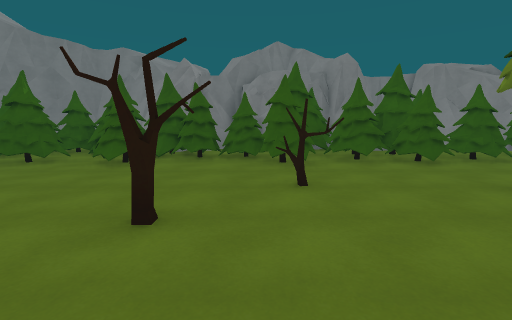
View 1 (above)

23 first-person views from a walk through a Unity game level. The camera is 1.5 m above the floor, tilts 8° down and sees 85° across. The floor is counted in squares, 1.28 m on a side. Each view is taken from the middle of a square. On the plan, view 1 faces up. The plan holds only what a view shows up to about 12 squares ahead; the rest is blank. The place goes on beyond the plan. The player character is not drawn.

View 2
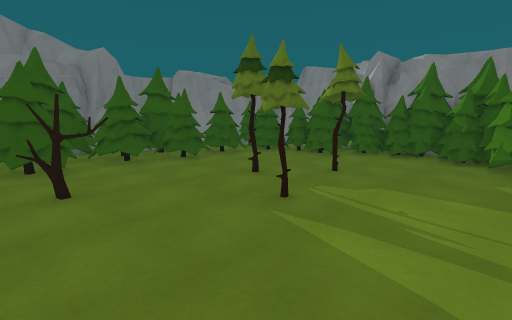

View 3
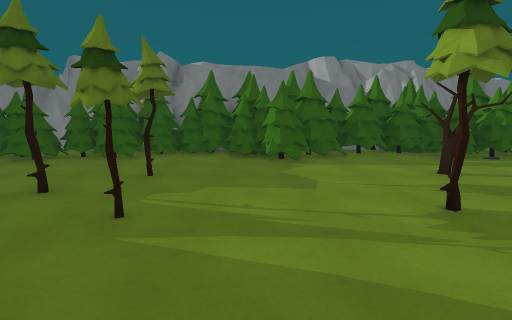

View 4
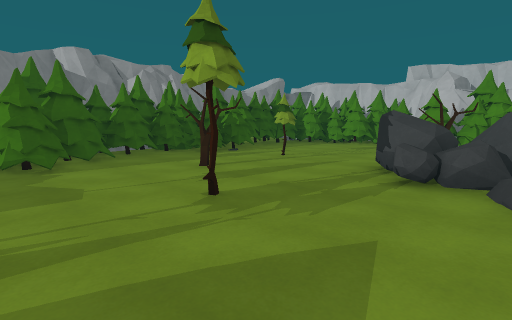

View 5
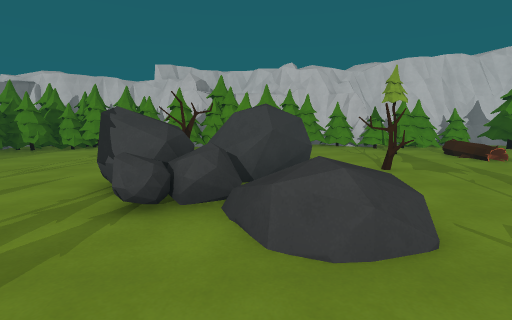

View 6
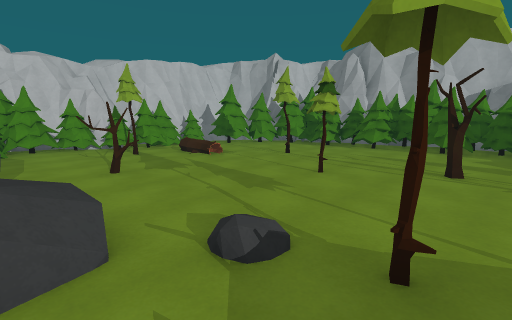

View 7
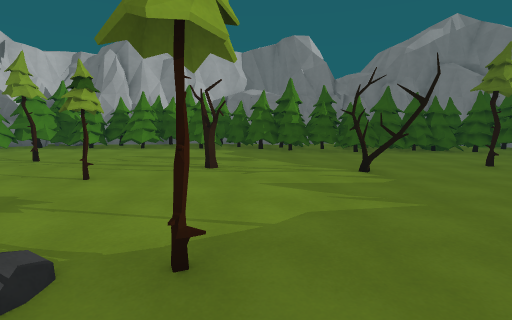

View 8
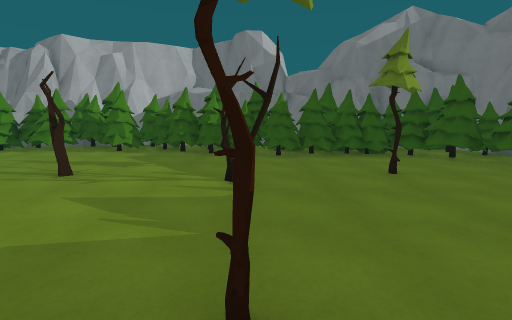

View 9
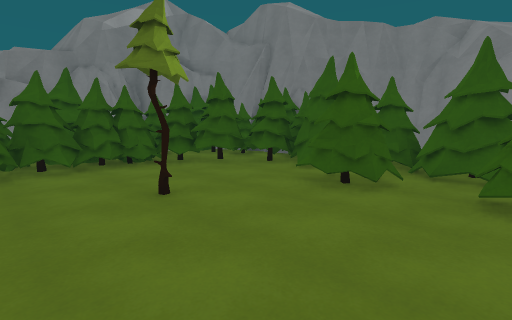

View 10
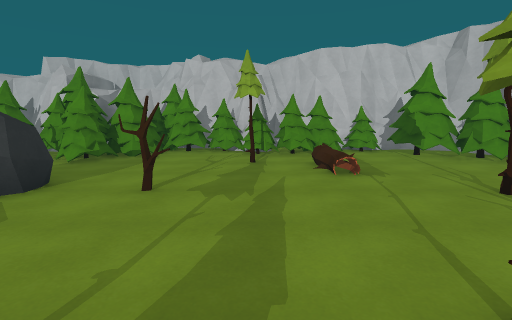

View 11
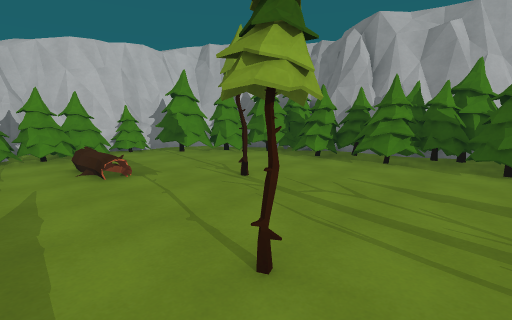

View 12
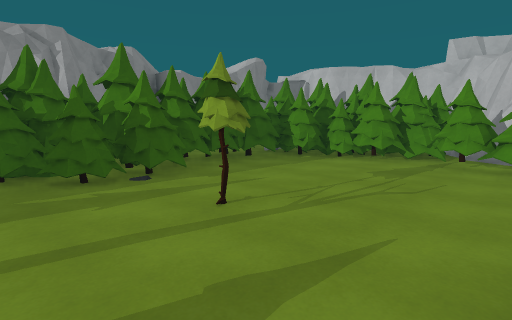

View 13
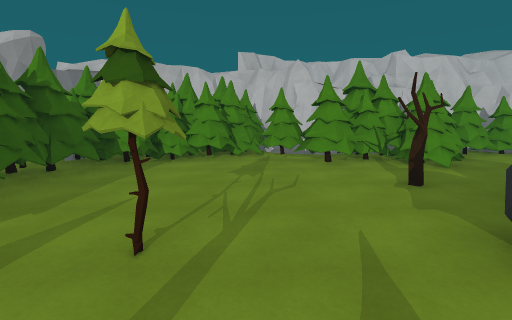

View 14
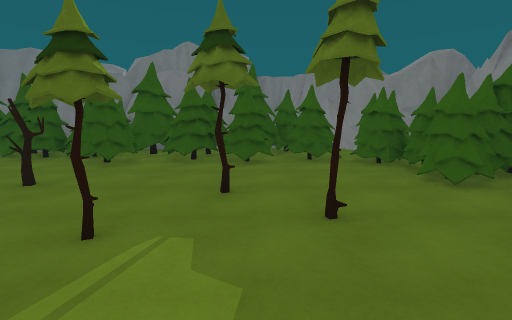

View 15
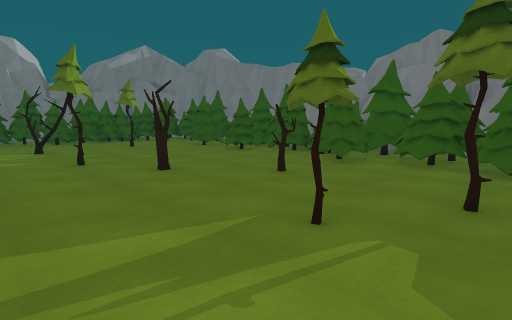

View 16
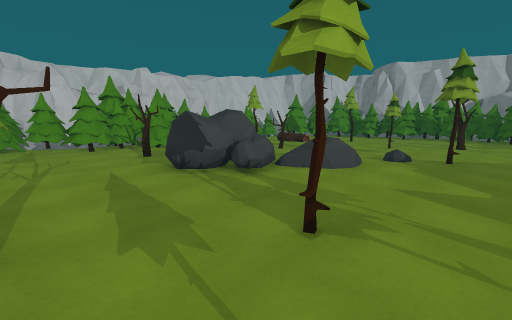

View 17
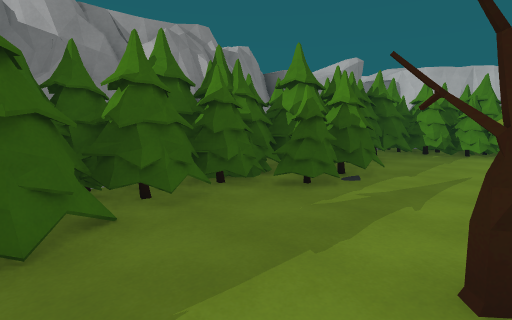

View 18
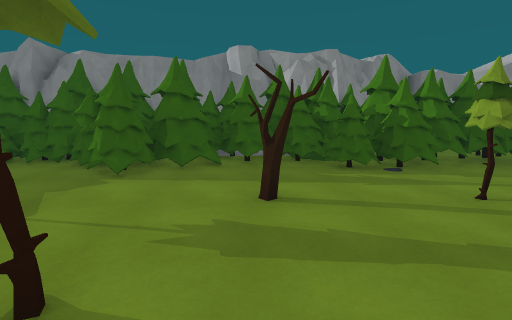

View 19
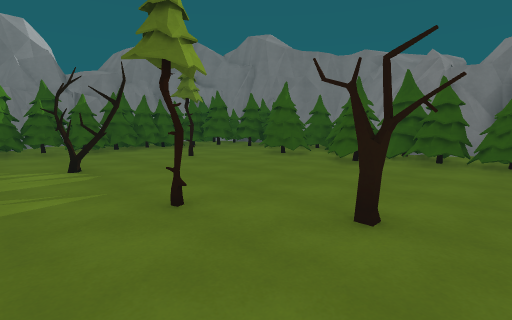

View 20
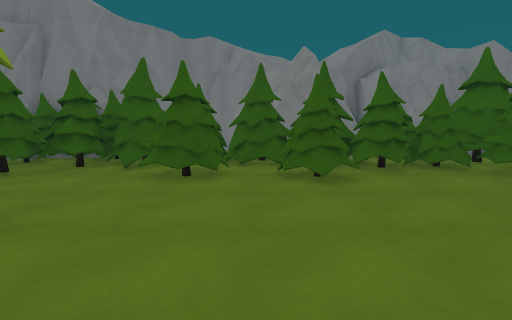

View 21
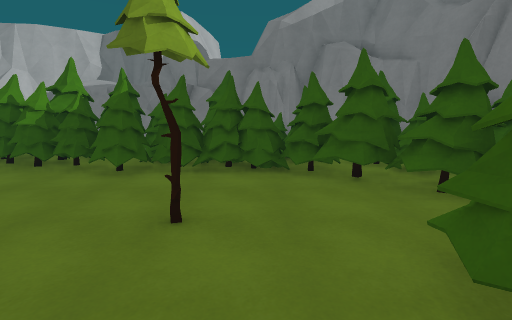

View 22
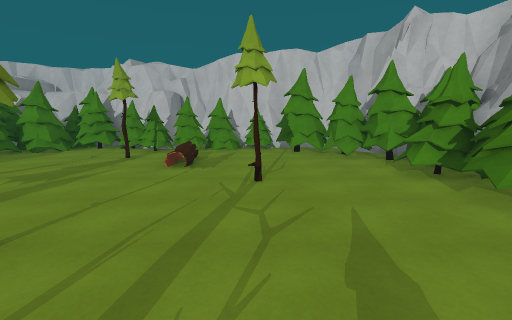

View 23
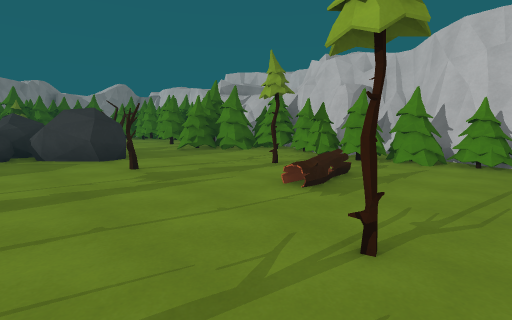

### Floor plan
Key: @ floor where view 1 was taken; # wall or solid block; . main floor; : floor 0.5 m higher than the main floor; / step, stairs or slope; v drop or lower ground; T tree; R rock; L log; O other object.
Columns run from 15 left of view 1 to 12 right of it. Each row starts with its distance up from view 1.
 12   ###     #######T##   #
 11   #T#TTTTTT###TTTTTv TT##
 10  TTTTTTTTTTTTTTTTTTTTT .####
  9 #TTTTTTT....TTTTTTTTTTTTTT##
  8 #TTTTT..TT.TT..TT.TTTTTTTT
  7 #TTTT......T....T.......TT
  6  TOOT...................TOO
  5  TTTT..T........O..O....TTTT
  4 #TTT.....................T##
  3  TTTT.........#...O..T...TTT
  2  TTT....O...T............TTT
  1 #TTT...OO...............TTTT
  0 #TTT...........@.......TTTTT
 -1  TTT....................TTTT
 -2 TTT....O....O......O.....TT
 -3 TTTT........../......O...TT
 -4 TTT.....O....R :.........TT
 -5 TTT............RRR......TTOO
 -6 TTT............RRR...O..TTT
 -7  TT...T.......RRRR......TTTT
 -8 #TT.........O.RR .......TTT
 -9 #TT..............O......TT
-10 #TT.....O...............TOO
-11 ##TT....L.T....T........TO
-12  ##TTT.........TTTTTTTTTTT
-13   #TTT..TTT..TTTTTTTTTTTTTT
-14   # TTTTTT#TTTT#TT##TTTTOT
-15  #######T ###T######TTTO
-16        ######      ##

Where each view was taken, in squares from view 1:
view 1: 0 up, 0 right, facing up
view 2: 0 up, 0 right, facing up-right
view 3: 1 up, 0 right, facing right
view 4: 1 up, 0 right, facing down-right
view 5: 1 down, 0 right, facing down
view 6: 1 down, 1 left, facing down-left
view 7: 1 down, 1 left, facing left
view 8: 2 up, 2 left, facing left
view 9: 3 up, 4 left, facing up-left
view 10: 3 down, 5 left, facing down
view 11: 3 down, 5 left, facing down-left
view 12: 4 down, 3 right, facing down-right
view 13: 4 down, 5 right, facing down
view 14: 0 up, 5 right, facing up
view 15: 0 up, 5 right, facing up-left
view 16: 0 up, 6 right, facing down-left
view 17: 1 down, 6 right, facing down-right
view 18: 3 down, 2 right, facing right
view 19: 0 up, 0 right, facing up-left
view 20: 2 up, 5 left, facing up
view 21: 6 up, 5 left, facing left
view 22: 2 down, 9 left, facing down
view 23: 5 down, 10 left, facing down-right
